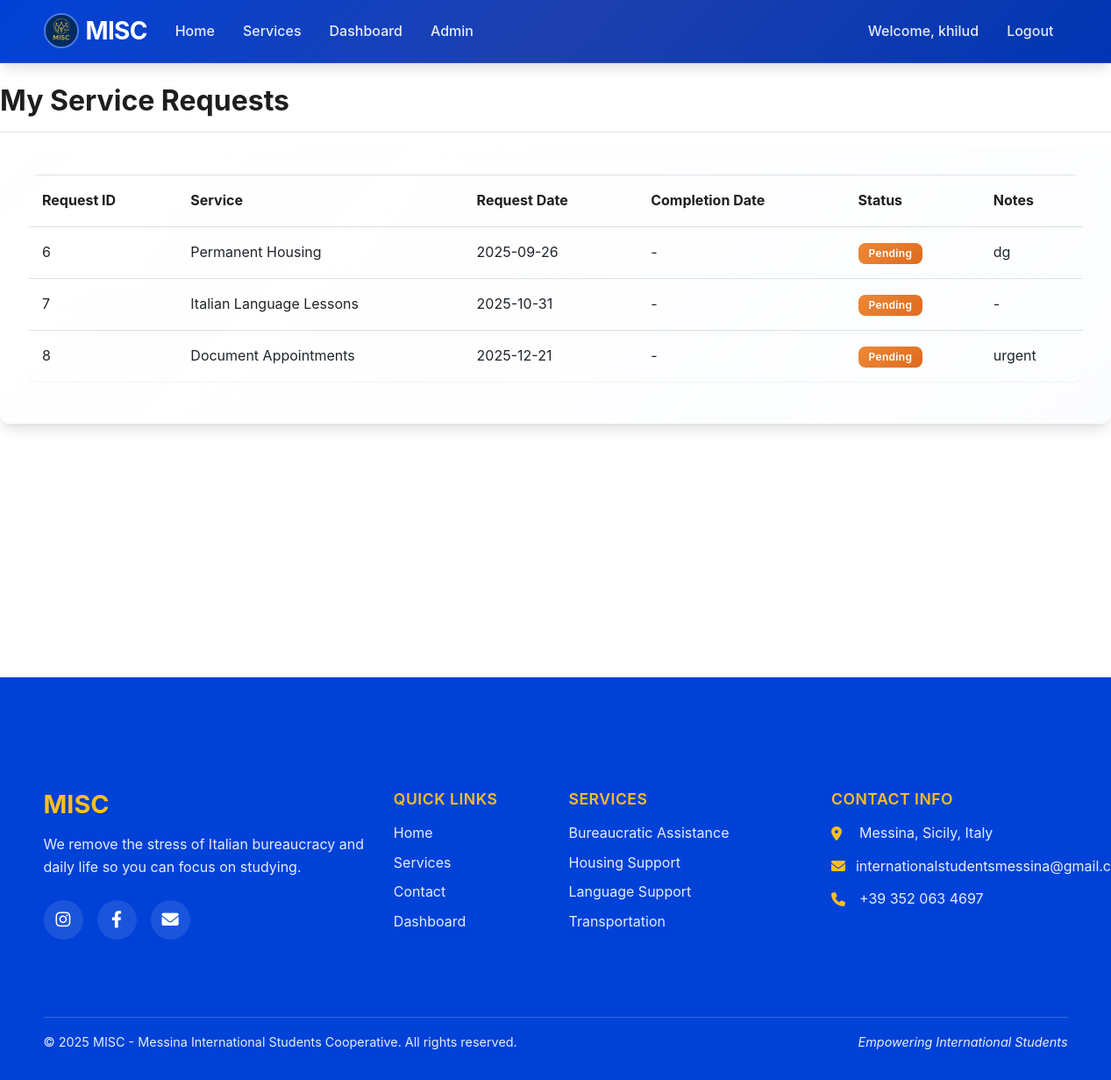
The page /dashboard/requests (signed in) on the database its author committed.
### app/models.py (models this page shows, shortened)
class User(UserMixin, db.Model):
    id = db.Column(db.Integer, primary_key=True)
    username = db.Column(db.String(64), unique=True, index=True)
    email = db.Column(db.String(120), unique=True, index=True)
    password_hash = db.Column(db.String(128))
    is_admin = db.Column(db.Boolean, default=False)
    requests = db.relationship('ServiceRequest', backref='client', lazy='dynamic')

class ServiceRequest(db.Model):
    id = db.Column(db.Integer, primary_key=True)
    user_id = db.Column(db.Integer, db.ForeignKey('user.id'))
    service_id = db.Column(db.Integer, db.ForeignKey('service.id'))
    status = db.Column(db.String(20), default='pending')  # pending, approved, completed, cancelled
    request_date = db.Column(db.DateTime, default=datetime.utcnow)
    completion_date = db.Column(db.DateTime, nullable=True)
    notes = db.Column(db.Text, nullable=True)

class Service(db.Model):
    id = db.Column(db.Integer, primary_key=True)
    name = db.Column(db.String(64), index=True)
    description = db.Column(db.Text)
    category = db.Column(db.String(50), nullable=False)
    subcategory = db.Column(db.String(50))
    price = db.Column(db.Float)
    is_available = db.Column(db.Boolean, default=True)
    requests = db.relationship('ServiceRequest', backref='service_type', lazy='dynamic')

### app/routes/dashboard.py (the view)
@dashboard.route('/requests')
@login_required
def requests():
    requests = ServiceRequest.query.filter_by(user_id=current_user.id).all()
    return render_template('dashboard/requests.html', requests=requests)

### app/models.py (called while the page is built)
@login_manager.user_loader
def load_user(id):
    return User.query.get(int(id))

### app/templates/dashboard/requests.html (shortened to what this page needs)
{% extends "base.html" %}
{% block content %}
<div class="row">
    <div class="col-md-12">
        <h2>My Service Requests</h2>
        <hr>
    </div>
</div>
<div class="row">
    <div class="col-md-12">
        <div class="card">
            <div class="card-body">
                {% if requests %}
                <div class="table-responsive">
                    <table class="table table-hover">
                        <thead>
                            <tr>
                                <th>Request ID</th>
                                <th>Service</th>
                                <th>Request Date</th>
                                <th>Completion Date</th>
                                <th>Status</th>
                                <th>Notes</th>
                            </tr>
                        </thead>
                        <tbody>
                            {% for request in requests %}
                            <tr>
                                <td>{{ request.id }}</td>
                                <td>{{ request.service_type.name }}</td>
                                <td>{{ request.request_date.strftime('%Y-%m-%d') }}</td>
                                <td>
                                    {% if request.completion_date %}
                                    {{ request.completion_date.strftime('%Y-%m-%d') }}
                                    {% else %}
                                    -
                                    {% endif %}
                                </td>
                                <td>
                                    {% if request.status == 'pending' %}
                                    <span class="badge badge-warning">Pending</span>
                                    {% elif request.status == 'approved' %}
                                    <span class="badge badge-primary">Approved</span>
                                    {% elif request.status == 'completed' %}
                                    <span class="badge badge-success">Completed</span>
                                    {% elif request.status == 'cancelled' %}
                                    <span class="badge badge-danger">Cancelled</span>
                                    {% endif %}
                                </td>
                                <td>
                                    {% if request.notes %}
                                    {{ request.notes|truncate(30) }}
                                    {% else %}
                                    -
                                    {% endif %}
                                </td>
                            </tr>
                            {% endfor %}
                        </tbody>
                    </table>
                </div>
                {% else %}
                <div class="alert alert-info">You have no service requests yet.</div>
                <a href="{{ url_for('service.index') }}" class="btn btn-primary">Browse Services</a>
                {% endif %}
            </div>
        </div>
    </div>
</div>
{% endblock %}

### app/templates/base.html (shortened to what this page needs)
<!DOCTYPE html>
<html lang="en">
<head>
    <link rel="stylesheet" href="https://stackpath.bootstrapcdn.com/bootstrap/4.5.2/css/bootstrap.min.css">
    <link rel="stylesheet" href="https://cdnjs.cloudflare.com/ajax/libs/font-awesome/6.0.0/css/all.min.css">
    <link rel="stylesheet" href="{{ url_for('static', filename='css/style.css') }}">
</head>
<body>
    <div class="wrapper d-flex flex-column min-vh-100">
        <nav class="navbar navbar-expand-lg navbar-dark" style="background-color: #1800ad !important;">
            <div class="container">
                <a class="navbar-brand" href="{{ url_for('main.index') }}">
                    <img src="{{ url_for('static', filename='img/logo.png') }}" alt="MISC Logo" class="navbar-logo">
                    MISC
                </a>
                <div class="collapse navbar-collapse" id="navbarNav">
                    <ul class="navbar-nav mr-auto">
                        <li class="nav-item">
                            <a class="nav-link" href="{{ url_for('main.index') }}">Home</a>
                        </li>
                        <li class="nav-item">
                            <a class="nav-link" href="{{ url_for('service.index') }}">Services</a>
                        </li>
                        {% if current_user.is_authenticated %}
                        <li class="nav-item">
                            <a class="nav-link" href="{{ url_for('dashboard.index') }}">Dashboard</a>
                        </li>
                        {% if current_user.is_admin %}
                        <li class="nav-item">
                            <a class="nav-link" href="{{ url_for('admin.index') }}">Admin</a>
                        </li>
                        {% endif %}
                        {% endif %}
                    </ul>
                    <ul class="navbar-nav">
                        {% if current_user.is_authenticated %}
                        <li class="nav-item">
                            <span class="nav-link">Welcome, {{ current_user.username }}</span>
                        </li>
                        <li class="nav-item">
                            <a class="nav-link" href="{{ url_for('auth.logout') }}">Logout</a>
                        </li>
                        {% endif %}
                    </ul>
                </div>
            </div>
        </nav>
        <main class="flex-grow-1">
            {% block content %}{% endblock %}
        </main>
        <footer class="footer-modern mt-auto">
            <div class="container">
                <div class="row">
                    <div class="col-lg-4 col-md-6 mb-4">
                        <div class="footer-section">
                            <h5 class="footer-title">MISC</h5>
                            <p class="footer-description">We remove the stress of Italian bureaucracy and daily life so you can focus on studying.</p>
                            <div class="social-links">
                                <a href="https://www.instagram.com/messinainternationalstudents/" target="_blank" class="social-link">
                                    <i class="fab fa-instagram"></i>
                                </a>
                                <a href="https://www.facebook.com/misc.messina" target="_blank" class="social-link">
                                    <i class="fab fa-facebook-f"></i>
                                </a>
                                <a href="mailto:internationalstudentsmessina@gmail.com" class="social-link">
                                    <i class="fas fa-envelope"></i>
                                </a>
                            </div>
                        </div>
                    </div>
                    <div class="col-lg-2 col-md-6 mb-4">
                        <div class="footer-section">
                            <h6 class="footer-subtitle">Quick Links</h6>
                            <ul class="footer-links">
                                <li><a href="{{ url_for('main.index') }}">Home</a></li>
                                <li><a href="{{ url_for('service.index') }}">Services</a></li>
                                <li><a href="{{ url_for('main.contact') }}">Contact</a></li>
                                {% if current_user.is_authenticated %}
                                <li><a href="{{ url_for('dashboard.index') }}">Dashboard</a></li>
                                {% endif %}
                            </ul>
                        </div>
                    </div>
                    <div class="col-lg-3 col-md-6 mb-4">
                        <div class="footer-section">
                            <h6 class="footer-subtitle">Services</h6>
                            <ul class="footer-links">
                                <li><a href="{{ url_for('service.index') }}">Bureaucratic Assistance</a></li>
                                <li><a href="{{ url_for('service.index') }}">Housing Support</a></li>
                                <li><a href="{{ url_for('service.index') }}">Language Support</a></li>
                                <li><a href="{{ url_for('service.index') }}">Transportation</a></li>
                            </ul>
                        </div>
                    </div>
                    <div class="col-lg-3 col-md-6 mb-4">
                        <div class="footer-section">
                            <h6 class="footer-subtitle">Contact Info</h6>
                            <div class="contact-info">
                                <p><i class="fas fa-map-marker-alt"></i> Messina, Sicily, Italy</p>
                                <p><i class="fas fa-envelope"></i> internationalstudentsmessina@gmail.com</p>
                                <p><i class="fas fa-phone"></i> +39 352 063 4697</p>
                            </div>
                        </div>
                    </div>
                </div>
                <hr class="footer-divider">
                <div class="row">
                    <div class="col-md-6">
                        <p class="footer-copyright">&copy; 2025 MISC - Messina International Students Cooperative. All rights reserved.</p>
                    </div>
                    <div class="col-md-6 text-md-right">
                        <p class="footer-credit">Empowering International Students</p>
                    </div>
                </div>
            </div>
        </footer>
    </div>
</body>
</html>

### rows shown on the page
User: username "khilud"
ServiceRequest: id "6", service_type.name "Permanent Housing", request_date "2025-09-26", status "Pending", notes "dg"
ServiceRequest: id "7", service_type.name "Italian Language Lessons", request_date "2025-10-31", status "Pending"
ServiceRequest: id "8", service_type.name "Document Appointments", request_date "2025-12-21", status "Pending", notes "urgent"
